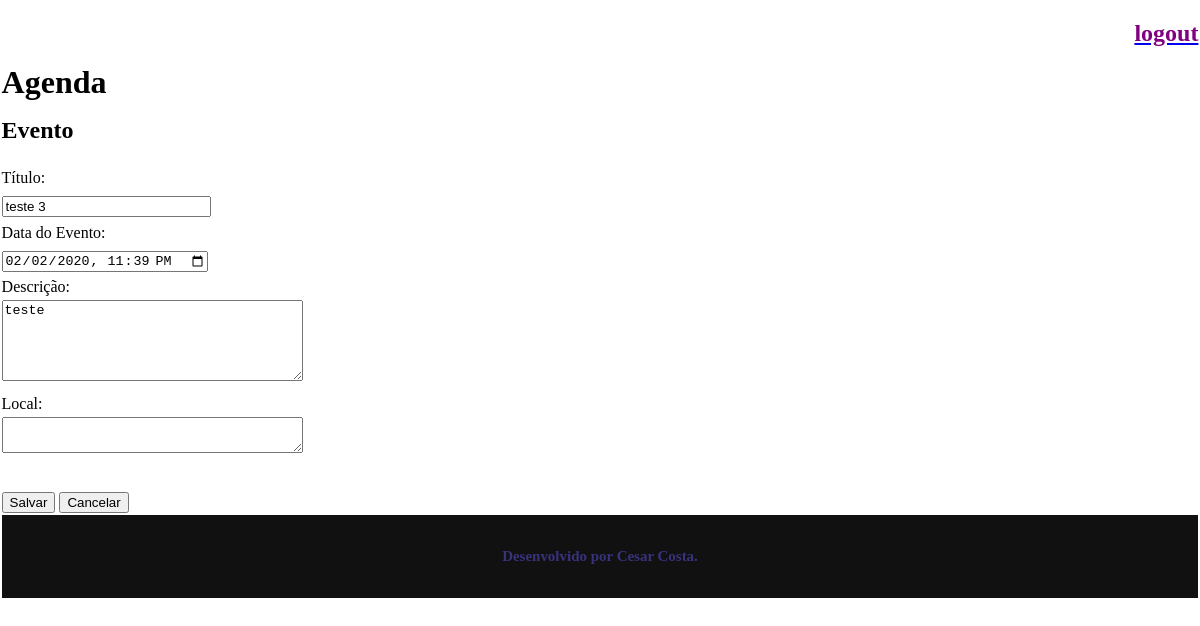
Screenshot of /agenda/evento/?id=37 (signed in) with the database file from the repository.
### core/models.py (models this page shows, shortened)
class Evento(models.Model):
    titulo = models.CharField(max_length=100)
    descricao = models.TextField(blank=True, null=True)
    local_evento = models.TextField(blank=True, null=True)
    data_evento = models.DateTimeField(verbose_name='Data do Evento')
    data_criacao = models.DateTimeField(auto_now=True)
    usuario = models.ForeignKey(User, on_delete=models.CASCADE)
    def get_data_input_evento(self):
        return self.data_evento.strftime('%Y-%m-%dT%H:%M')

### core/views.py (the view)
# urls.py: path('agenda/evento/', views.evento),
@login_required(login_url='/login/')
def evento(request):
    id_evento = request.GET.get('id')
    dados = {}
    if id_evento:
        dados['evento'] = Evento.objects.get(id=id_evento)
    return render(request, 'evento.html', dados)

### core/templates/evento.html (shortened to what this page needs)
{% extends "model-page.html" %}
{% block content %}
<h2>Evento</h2>
<form action="submit" method="POST">{% csrf_token %}
    <label>Título:</label>
    <br>
    <input type="text" name="titulo" size="23" value="{{ evento.titulo }}">
    <br>
    <label>Data do Evento:</label>
    <br>
    <input type="datetime-local" name="data_evento" value="{{ evento.get_data_input_evento }}">
    <br>
    <label>Descrição:</label>
    <br>
    <textarea name="descricao" rows="5" cols="35">{{ evento.descricao }}</textarea>
    <br>
    <label>Local:</label>
    <br>
    <textarea name="local_evento" rows="2" cols="35">{{ evento.local_evento }}</textarea>
    <br> <br>
    <button type="submit">Salvar</button>
    <a href="/">
        <button type="button">Cancelar</button>
    </a>
</form>
{% endblock %}

### core/static/css/styles.css (style rules this page uses)
* { -webkit-box-sizing: border-box; -moz-box-sizing: border-box; box-sizing: border-box; }
body { margin: 0.1em; line-height: 1.7em; }

### rows the page displays
Evento: titulo "teste 3", data_evento "02/02/2020 23:39", descricao "teste"
